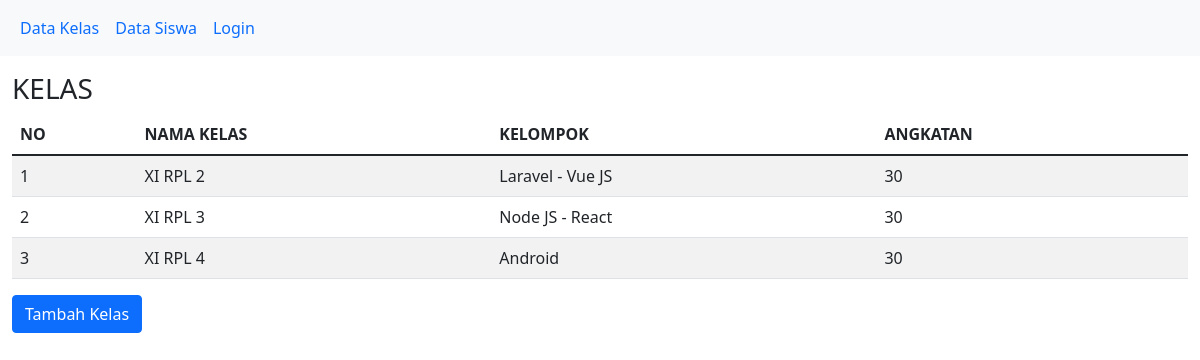
The page /tampil_kelas.php on the database its author committed.
### tables this page shows
CREATE TABLE `kelas` (
  `id_kelas` int(11) NOT NULL,
  `nama_kelas` varchar(20) NOT NULL,
  `kelompok` varchar(20) NOT NULL,
  `angkatan` int(11) NOT NULL
);

### tampil_kelas.php (the view, shortened to what this page needs)
<!DOCTYPE html>
<?php include 'navbar.php' ?>
<html>
<head>
    <link href="https://cdn.jsdelivr.net/npm/bootstrap@5.0.1/dist/css/bootstrap.min.css" rel="stylesheet">
</head>
<body>
    <div class="container-fluid mt-3">
        <h3>KELAS</h3>
        <table class="table table-hover table-striped">
            <thead>
                <tr>
                <th>NO</th>
                <th>NAMA KELAS</th>
                <th>KELOMPOK</th>
                <th>ANGKATAN</th>
                </tr>
            </thead>
            <tbody>
                <?php
                    include "koneksi.php";
                    $qry_kelas = mysqli_query($conn,"select * from kelas");
                    $no = 0;
                    while($data_kelas = mysqli_fetch_array($qry_kelas)) {
                        $no++;
                ?>
                    <tr>
                    <td><?=$no;?></td>
                    <td><?=$data_kelas['nama_kelas'];?></td>
                    <td><?=$data_kelas['kelompok'];?></td>
                    <td><?=$data_kelas['angkatan'];?></td>
                    </tr>
                <?php
                    }
                ?>
            </tbody>
        </table>
        <a href="tambah_kelas.php" class="btn btn-primary">Tambah Kelas</a>
    </div>
</body>
</html>

### rows shown on the page
kelas: nama_kelas "XI RPL 2", kelompok "Laravel - Vue JS", angkatan "30"
kelas: nama_kelas "XI RPL 3", kelompok "Node JS - React", angkatan "30"
kelas: nama_kelas "XI RPL 4", kelompok "Android", angkatan "30"
